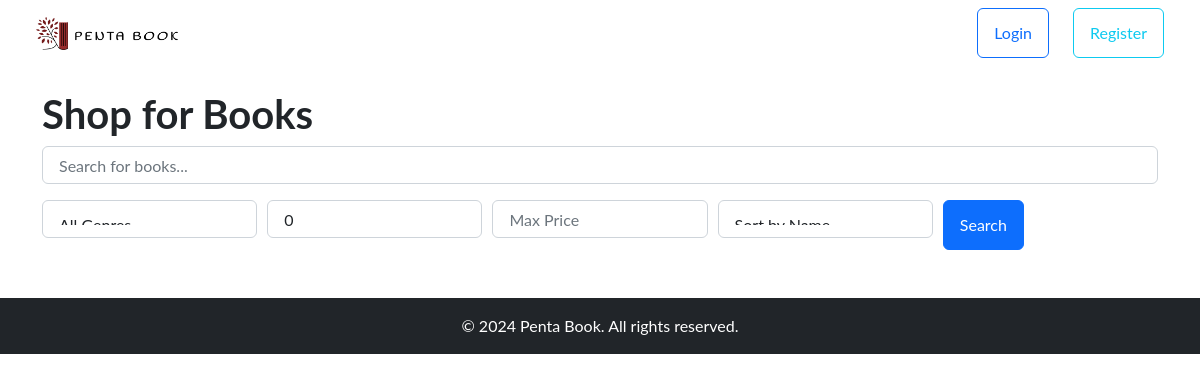
Page /shop_books on the earlier database version.
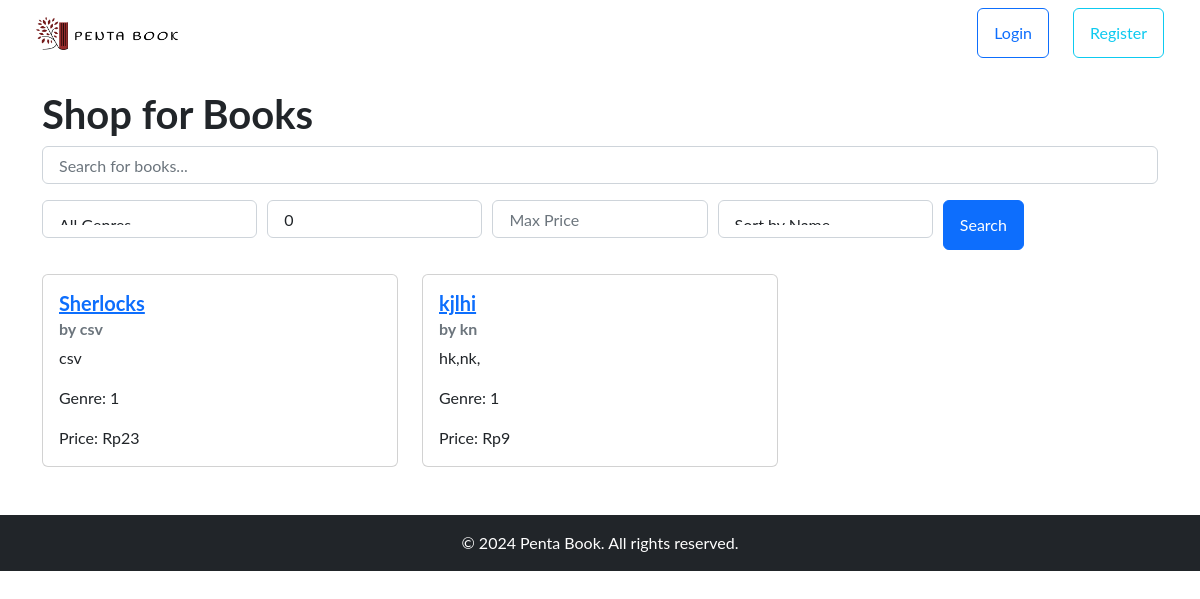
Same page on the later database version.
### tables this page shows
CREATE TABLE "books"
(
    book_id     INTEGER
        primary key autoincrement,
    category_id integer
        references categories,
    shop_id     integer
        references shop,
    book_name   TEXT,
    isbn        integer,
    author      TEXT,
    desc        TEXT,
    price       REAL,
    stock       integer,
    img_url     TEXT
);

### app.py (the view)
@app.route('/shop_books', methods=['GET'])
def shop_books():
    query = request.args.get('query', '')
    genre = request.args.get('genre', '')
    price_min = request.args.get('price_min', 0)
    price_max = request.args.get('price_max', float('inf'))
    sort = request.args.get('sort', 'book_name')
    db = get_db()
    cursor = db.cursor()
    sql_query = "SELECT * FROM books WHERE 1=1"
    parameters = []
    if query:
        sql_query += " AND (book_name LIKE ? OR author LIKE ?)"
        parameters.extend(['%' + query + '%', '%' + query + '%'])
    if genre:
        sql_query += " AND genre = ?"
        parameters.append(genre)
    sql_query += " AND price BETWEEN ? AND ?"
    parameters.extend([price_min, price_max])
    if sort == 'price_asc':
        sql_query += " ORDER BY price ASC"
    elif sort == 'price_desc':
        sql_query += " ORDER BY price DESC"
    else:
        sql_query += f" ORDER BY {sort}"
    cursor.execute(sql_query, parameters)
    books = cursor.fetchall()
    return render_template('shop/shop_books.html', books=books, format_currency=format_currency)

### app.py (called while the page is built)
def get_db():
    if 'db' not in g:
        g.db = sqlite3.connect(app.config['DATABASE'])
        g.db.row_factory = sqlite3.Row
    return g.db

def format_currency(value):
    if value is None:
        return "Rp0"  # Atau format default lainnya
    return f'Rp{value:,.0f}'.replace(',', '.')

### templates/shop/shop_books.html (shortened to what this page needs)
{% extends "customer/base.html" %}
{% block content %}
    <h1>Shop for Books</h1>
    <form method="GET" action="{{ url_for('shop_books') }}" class="mb-4">
        <div class="form-row">
            <div class="col">
                <input type="text" name="query" class="form-control" placeholder="Search for books..." value="{{ request.args.get('query', '') }}">
            </div>
        </div>
        <div class="form-row mt-3">
            <div class="col">
                <select name="genre" class="form-control">
                    <option value="" {% if request.args.get('genre') == '' %}selected{% endif %}>All Genres</option>
                </select>
            </div>
            <div class="col">
                <input type="number" name="price_min" class="form-control" placeholder="Min Price" value="{{ request.args.get('price_min', 0) }}">
            </div>
            <div class="col">
                <input type="number" name="price_max" class="form-control" placeholder="Max Price" value="{{ request.args.get('price_max', 'inf') }}">
            </div>
            <div class="col">
                <select name="sort" class="form-control">
                    <option value="book_name" {% if request.args.get('sort') == 'book_name' %}selected{% endif %}>Sort by Name</option>
                </select>
            </div>
            <div class="col">
                <button type="submit" class="btn btn-primary">Search</button>
            </div>
        </div>
    </form>
    <div class="row">
    {% for book in books %}
        <div class="col-md-4 mb-4">
            <div class="card h-100">
                <div class="card-body">
                    <h5 class="card-title"><a href="{{ url_for('book', book_id=book['book_id']) }}">{{ book['book_name'] }}</a></h5>
                    <h6 class="card-subtitle mb-2 text-muted">by {{ book['author'] }}</h6>
                    <p class="card-text">{{ book['desc'] }}</p>
                    <p class="card-text">Genre: {{ book['category_id'] }}</p>
                    <p class="card-text">Price: {{ format_currency(book['price']) }}</p>
                </div>
            </div>
        </div>
    {% endfor %}
    </div>
{% endblock %}

Differences in the rows shown:
added books: book_name "Sherlocks", author "csv", desc "csv", category_id "1", price "Rp23"
added books: book_name "kjlhi", author "kn", desc "hk,nk,", category_id "1", price "Rp9"
